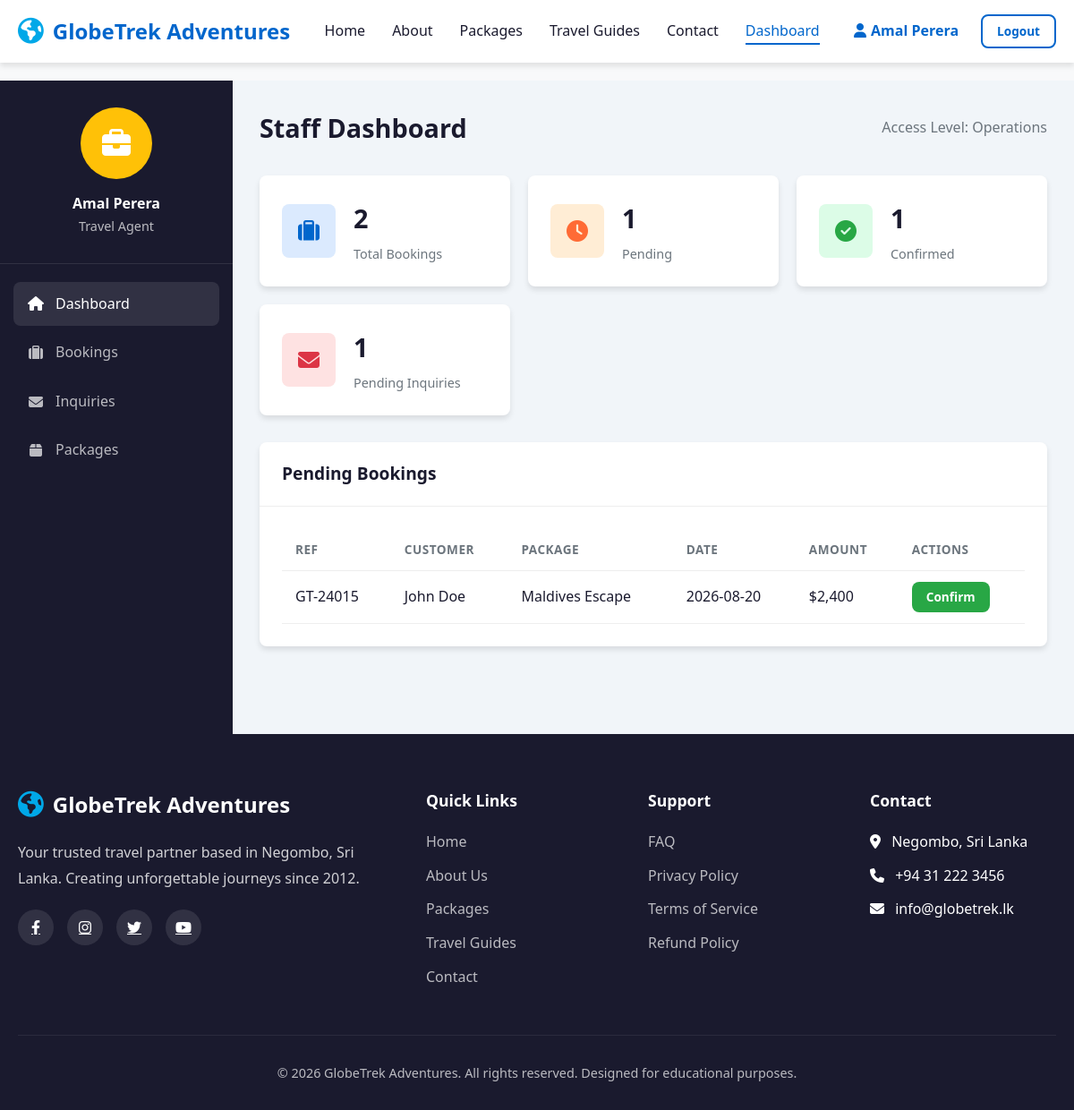
The app's page /dashboard.php (signed in) with its own data.
### tables this page shows
CREATE TABLE IF NOT EXISTS bookings (
    id INT AUTO_INCREMENT PRIMARY KEY,
    ref VARCHAR(50) NOT NULL UNIQUE,
    user_id INT NOT NULL,
    package_id INT,
    travel_date DATE NOT NULL,
    travelers INT NOT NULL,
    total_cost INT NOT NULL,
    status ENUM('Pending', 'Confirmed', 'Cancelled') DEFAULT 'Pending',
    special_requests TEXT,
    created_at TIMESTAMP DEFAULT CURRENT_TIMESTAMP,
    FOREIGN KEY (user_id) REFERENCES users(id) ON DELETE CASCADE,
    FOREIGN KEY (package_id) REFERENCES packages(id) ON DELETE SET NULL
);

CREATE TABLE IF NOT EXISTS users (
    id INT AUTO_INCREMENT PRIMARY KEY,
    name VARCHAR(100) NOT NULL,
    email VARCHAR(100) NOT NULL UNIQUE,
    phone VARCHAR(20),
    password VARCHAR(255) NOT NULL,
    role ENUM('customer', 'staff', 'admin') DEFAULT 'customer',
    created_at TIMESTAMP DEFAULT CURRENT_TIMESTAMP
);

CREATE TABLE IF NOT EXISTS packages (
    id INT AUTO_INCREMENT PRIMARY KEY,
    name VARCHAR(100) NOT NULL,
    destination VARCHAR(100) NOT NULL,
    duration INT NOT NULL,
    price INT NOT NULL,
    original_price INT,
    rating DECIMAL(3,2) DEFAULT 5.0,
    reviews INT DEFAULT 0,
    image VARCHAR(255),
    badge VARCHAR(50),
    description TEXT NOT NULL,
    hotel VARCHAR(255),
    transport VARCHAR(255),
    activities TEXT
);

### dashboard.php (the view, shortened to what this page needs)
<?php
require_once 'db.php';
$user_role = $_SESSION['user_role'];
$user_name = $_SESSION['user_name'];
if ($user_role === 'admin') {
    $total_users = $pdo->query("SELECT COUNT(*) FROM users WHERE role = 'customer'")->fetchColumn();
    $total_staff = $pdo->query("SELECT COUNT(*) FROM users WHERE role = 'staff'")->fetchColumn();
    $total_bookings = $pdo->query("SELECT COUNT(*) FROM bookings")->fetchColumn();
    $total_inquiries = $pdo->query("SELECT COUNT(*) FROM inquiries")->fetchColumn();
    $recent_activity = $pdo->query("
        SELECT b.created_at, b.ref, u.email, p.name as pkg_name, b.total_cost
        FROM bookings b
        JOIN users u ON b.user_id = u.id
        JOIN packages p ON b.package_id = p.id
        ORDER BY b.created_at DESC LIMIT 5
    ")->fetchAll();
    $customers = $pdo->query("
        SELECT u.id, u.name, u.email, u.created_at, COUNT(b.id) as booking_count
        FROM users u
        LEFT JOIN bookings b ON u.id = b.user_id
        WHERE u.role = 'customer'
        GROUP BY u.id
        ORDER BY u.created_at DESC
    ")->fetchAll();
    $staff_members = $pdo->query("SELECT id, name, email, phone FROM users WHERE role = 'staff' ORDER BY name ASC")->fetchAll();
    $reports = $pdo->query("
        SELECT DATE_FORMAT(travel_date, '%M %Y') as month, COUNT(id) as bookings, SUM(total_cost) as revenue
        FROM bookings
        GROUP BY month
        ORDER BY travel_date DESC
    ")->fetchAll();
} elseif ($user_role === 'staff') {
    $total_bookings = $pdo->query("SELECT COUNT(*) FROM bookings")->fetchColumn();
    $pending_bookings = $pdo->query("SELECT COUNT(*) FROM bookings WHERE status = 'Pending'")->fetchColumn();
    $confirmed_bookings = $pdo->query("SELECT COUNT(*) FROM bookings WHERE status = 'Confirmed'")->fetchColumn();
    $new_inquiries = $pdo->query("SELECT COUNT(*) FROM inquiries WHERE status = 'Pending'")->fetchColumn();
    $pending_list = $pdo->query("
        SELECT b.id, b.ref, u.name as cust_name, p.name as pkg_name, b.travel_date, b.total_cost
        FROM bookings b
        JOIN users u ON b.user_id = u.id
        JOIN packages p ON b.package_id = p.id
        WHERE b.status = 'Pending'
        ORDER BY b.created_at ASC
    ")->fetchAll();
}
include 'header.php';
?>
<?php if ($user_role === 'staff'): ?>
    <div id="staff-dashboard-view">
        <div class="dashboard-layout">
            <div class="sidebar">
                <div class="sidebar-user">
                    <div class="sidebar-avatar" style="background:var(--warning);"><i class="fas fa-briefcase"></i></div>
                    <h4><?php echo htmlspecialchars($user_name); ?></h4>
                    <p style="opacity:0.7; font-size:0.9rem;">Travel Agent</p>
                </div>
                <ul class="sidebar-menu">
                    <li><a href="#" class="active" onclick="showDashTab('staff-overview')"><i class="fas fa-home"></i> Dashboard</a></li>
                    <li><a href="#" onclick="showDashTab('staff-bookings')"><i class="fas fa-suitcase"></i> Bookings</a></li>
                    <li><a href="#" onclick="showDashTab('staff-inquiries')"><i class="fas fa-envelope"></i> Inquiries</a></li>
                    <li><a href="#" onclick="showDashTab('staff-packages')"><i class="fas fa-box"></i> Packages</a></li>
                </ul>
            </div>
            <div class="main-content">
                <div class="dashboard-header">
                    <h2>Staff Dashboard</h2>
                    <span style="color:var(--gray);">Access Level: Operations</span>
                </div>
                <div id="staff-overview" class="dash-tab active">
                    <div class="stats-cards">
                        <div class="stat-card">
                            <div class="stat-icon blue"><i class="fas fa-suitcase"></i></div>
                            <div class="stat-info">
                                <h4><?php echo $total_bookings; ?></h4>
                                <p>Total Bookings</p>
                            </div>
                        </div>
                        <div class="stat-card">
                            <div class="stat-icon orange"><i class="fas fa-clock"></i></div>
                            <div class="stat-info">
                                <h4><?php echo $pending_bookings; ?></h4>
                                <p>Pending</p>
                            </div>
                        </div>
                        <div class="stat-card">
                            <div class="stat-icon green"><i class="fas fa-check-circle"></i></div>
                            <div class="stat-info">
                                <h4><?php echo $confirmed_bookings; ?></h4>
                                <p>Confirmed</p>
                            </div>
                        </div>
                        <div class="stat-card">
                            <div class="stat-icon red"><i class="fas fa-envelope"></i></div>
                            <div class="stat-info">
                                <h4><?php echo $new_inquiries; ?></h4>
                                <p>Pending Inquiries</p>
                            </div>
                        </div>
                    </div>
                    <div class="content-card">
                        <div class="content-card-header">
                            <h3>Pending Bookings</h3>
                        </div>
                        <div class="content-card-body">
                            <div class="table-responsive">
                                <table class="table">
                                    <thead>
                                        <tr>
                                            <th>Ref</th>
                                            <th>Customer</th>
                                            <th>Package</th>
                                            <th>Date</th>
                                            <th>Amount</th>
                                            <th>Actions</th>
                                        </tr>
                                    </thead>
                                    <tbody>
                                        <?php if (count($pending_list) > 0): ?>
                                            <?php foreach ($pending_list as $b): ?>
                                                <tr>
                                                    <td><?php echo htmlspecialchars($b['ref']); ?></td>
                                                    <td><?php echo htmlspecialchars($b['cust_name']); ?></td>
                                                    <td><?php echo htmlspecialchars($b['pkg_name']); ?></td>
                                                    <td><?php echo htmlspecialchars($b['travel_date']); ?></td>
                                                    <td>$<?php echo number_format($b['total_cost']); ?></td>
                                                    <td><a href="dashboard.php?confirm_booking=<?php echo $b['id']; ?>" class="btn btn-success btn-sm">Confirm</a></td>
                                                </tr>
                                            <?php endforeach; ?>
                                        <?php else: ?>
                                            <tr><td colspan="6" style="text-align:center; color:var(--gray);">No pending bookings at the moment. Good job!</td></tr>
                                        <?php endif; ?>
                                    </tbody>
                                </table>
                            </div>
                        </div>
                    </div>
                </div>
            </div>
        </div>
    </div>
<?php endif; ?>
<?php include 'footer.php'; ?>

### style.css (style rules this page uses)
:root { --primary: #0066cc; --primary-dark: #004d99; --secondary: #00a8e8; --accent: #ff6b35; --dark: #1a1a2e; --light: #f8f9fa; --white: #ffffff; --gray: #6c757d; --success: #28a745; --warning: #ffc107; --danger: #dc3545; --shadow: 0 4px 6px rgba(0,0,0,0.1); --shadow-lg: 0 10px 25px rgba(0,0,0,0.15); --radius: 8px; --transition: all 0.3s ease; }
* { margin: 0; padding: 0; box-sizing: border-box; }
body { font-family: 'Segoe UI', Tahoma, Geneva, Verdana, sans-serif; line-height: 1.6; color: var(--dark); background: var(--light); overflow-x: hidden; }
.btn { padding: 10px 24px; border: none; border-radius: var(--radius); cursor: pointer; font-weight: 600; transition: var(--transition); text-decoration: none; display: inline-block; font-size: 0.95rem; text-align: center; }
.btn-success { background: var(--success); color: var(--white); }
.btn-sm { padding: 6px 16px; font-size: 0.85rem; }
.dashboard-layout { display: grid; grid-template-columns: 260px 1fr; min-height: calc(100vh - 70px); }
.sidebar { background: var(--dark); color: var(--white); padding: 30px 0; }
.sidebar-user { text-align: center; padding: 0 20px 30px; border-bottom: 1px solid rgba(255,255,255,0.1); margin-bottom: 20px; }
.sidebar-avatar { width: 80px; height: 80px; border-radius: 50%; background: var(--primary); display: flex; align-items: center; justify-content: center; margin: 0 auto 15px; font-size: 2rem; }
.sidebar-menu { list-style: none; padding: 0 15px; }
.sidebar-menu li { margin-bottom: 5px; }
.sidebar-menu a { display: flex; align-items: center; gap: 12px; padding: 12px 15px; color: rgba(255,255,255,0.7); text-decoration: none; border-radius: var(--radius); transition: var(--transition); }
.sidebar-menu a:hover, .sidebar-menu a.active { background: rgba(255,255,255,0.1); color: var(--white); }
.sidebar-menu i { width: 20px; text-align: center; }
.main-content { padding: 30px; background: #f1f5f9; overflow-y: auto; }
.dashboard-header { display: flex; justify-content: space-between; align-items: center; margin-bottom: 30px; }
.dashboard-header h2 { font-size: 1.8rem; }
.stats-cards { display: grid; grid-template-columns: repeat(auto-fill, minmax(240px, 1fr)); gap: 20px; margin-bottom: 30px; }
.stat-card { background: var(--white); padding: 25px; border-radius: var(--radius); box-shadow: var(--shadow); display: flex; align-items: center; gap: 20px; }
.stat-icon { width: 60px; height: 60px; border-radius: var(--radius); display: flex; align-items: center; justify-content: center; font-size: 1.5rem; }
.stat-icon.blue { background: #dbeafe; color: var(--primary); }
.stat-icon.green { background: #dcfce7; color: var(--success); }
.stat-icon.orange { background: #ffedd5; color: var(--accent); }
.stat-icon.red { background: #fee2e2; color: var(--danger); }
.stat-info h4 { font-size: 1.8rem; margin-bottom: 5px; }
.stat-info p { color: var(--gray); font-size: 0.9rem; }
.content-card { background: var(--white); border-radius: var(--radius); box-shadow: var(--shadow); margin-bottom: 30px; }
.content-card-header { padding: 20px 25px; border-bottom: 1px solid #eee; display: flex; justify-content: space-between; align-items: center; }
.content-card-header h3 { font-size: 1.2rem; }
.content-card-body { padding: 25px; }
.table { width: 100%; border-collapse: collapse; }
.table th, .table td { padding: 12px 15px; text-align: left; border-bottom: 1px solid #eee; }
.table th { font-weight: 600; color: var(--gray); font-size: 0.85rem; text-transform: uppercase; letter-spacing: 0.5px; }
.table-responsive { overflow-x: auto; }

### records on screen
bookings: ref "GT-24015", user.name "John Doe", package.name "Maldives Escape", travel_date "2026-08-20", total_cost "2,400"

### other values on screen
$_SESSION['user_name'] "Amal Perera"
$user_name "Amal Perera"
$total_bookings "2"
$pending_bookings "1"
$confirmed_bookings "1"
$new_inquiries "1"
